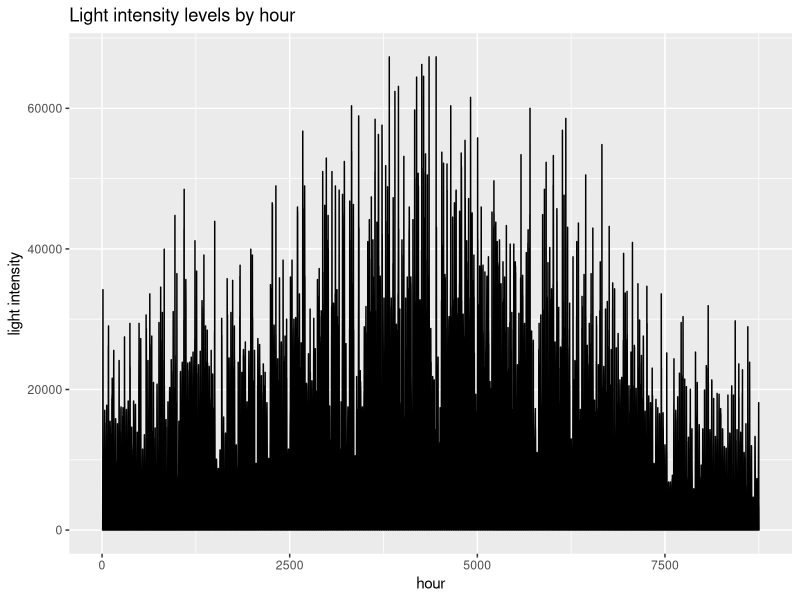
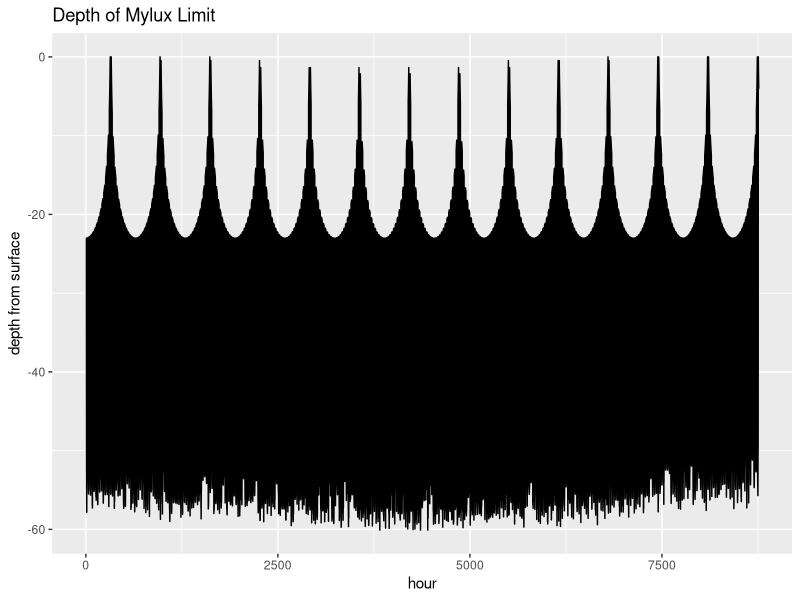
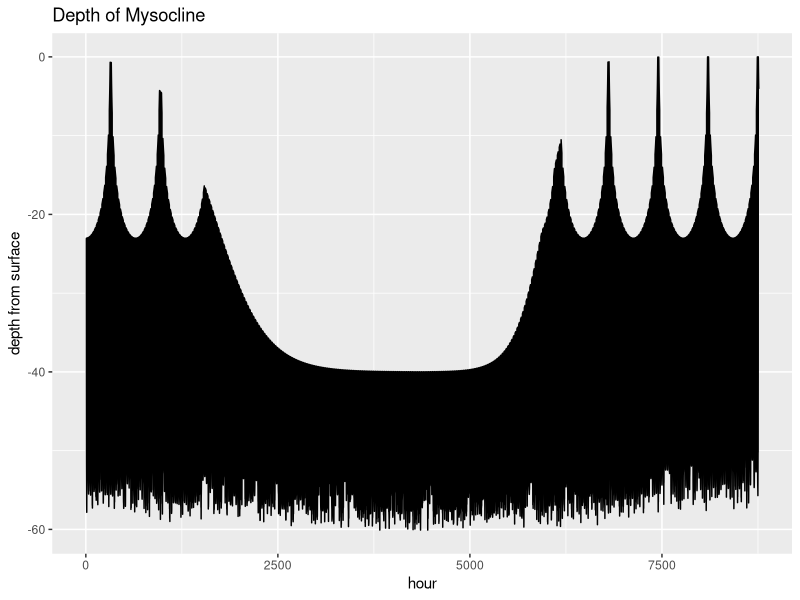

R code for these plots, in order:
## ---- chunk 1
setwd("/Users/Nick/mysisModeling")
library(ggplot2)
depthData = read.csv("data/Depth_Thermocline_Hour.csv")$dist
lightData = read.csv("data/light_day_moon_hour.csv")$x
hours = 1:(365*24)
## ---- chunk 2
lightDataDf = as.data.frame(cbind(hours, lightData))
m = ggplot(lightDataDf, aes(x = hours, y = lightData)) + geom_line() 
m + labs(title = "Light intensity levels by hour", x = "hour", y = "light intensity")
## ---- chunk 3
lightDepth = function(surfaceLight){
  
  k   = 0.3  #extinction coefficient
  I_x = 0.001 #Mysis light threshold (paper quotes between 10^-2 and 10^-4)
  
  distance = (1/k) * (log(surfaceLight) - log(I_x))
  if (distance < 0){ distance = 0 }
  return(distance)
}

## ---- chunk 4
isocline = NULL
for (hour in lightData){
  if (hour == 0){
    isocline = c(isocline, 0) #logs dont play nice with 0s
  } else {
    isocline = c(isocline, lightDepth(hour))
  }
}

isoclineDf = as.data.frame(cbind(hours, isocline))
m = ggplot(isoclineDf, aes(x = hours, y = -isocline)) + geom_line()
m + labs(title = "Depth of Mylux Limit", x = "hour", y = "depth from surface")
## ---- chunk 5
mysocline = NULL
for (i in 1:(24*365)){
  if (depthData[i] > isocline[i]){
    mysocline = c(mysocline, depthData[i])
  } else {
    mysocline = c(mysocline, isocline[i])
  }
}

mysoclineDf = as.data.frame(cbind(hours, mysocline))
m = ggplot(isoclineDf, aes(x = hours, y = -mysocline)) + geom_line()
m + labs(title = "Depth of Mysocline", x = "hour", y = "depth from surface")
#write.csv(mysocline, "data/mysocline_hour.csv", row.names=FALSE)
